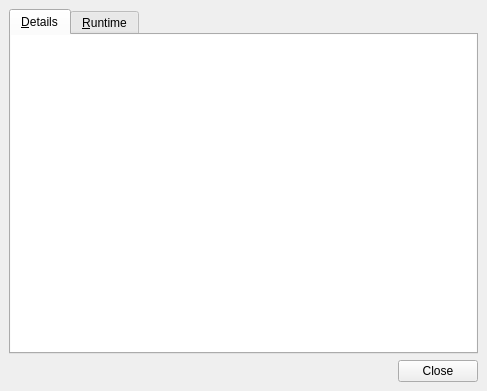
<ui version="4.0" >
 <comment>
 VBox frontends: Qt4 GUI ("VirtualBox"):

     Copyright (C) 2008 Sun Microsystems, Inc.

     This file is part of VirtualBox Open Source Edition (OSE), as
     available from http://www.virtualbox.org. This file is free software;
     you can redistribute it and/or modify it under the terms of the GNU
     General Public License (GPL) as published by the Free Software
     Foundation, in version 2 as it comes in the "COPYING" file of the
     VirtualBox OSE distribution. VirtualBox OSE is distributed in the
     hope that it will be useful, but WITHOUT ANY WARRANTY of any kind.

     Please contact Sun Microsystems, Inc., 4150 Network Circle, Santa
     Clara, CA 95054 USA or visit http://www.sun.com if you need
     additional information or have any questions.
 </comment>
 <class>VBoxVMInformationDlg</class>
 <widget class="QMainWindow" name="VBoxVMInformationDlg" >
  <property name="geometry" >
   <rect>
    <x>0</x>
    <y>0</y>
    <width>487</width>
    <height>391</height>
   </rect>
  </property>
  <property name="windowTitle" >
   <string>VBoxVMInformationDlg</string>
  </property>
  <widget class="QWidget" name="centralwidget" >
   <layout class="QVBoxLayout" >
    <item>
     <widget class="QTabWidget" name="mInfoStack" >
      <property name="currentIndex" >
       <number>0</number>
      </property>
      <widget class="QWidget" name="mPage1" >
       <attribute name="title" >
        <string>&amp;Details</string>
       </attribute>
       <attribute name="icon" >
        <iconset resource="../VirtualBox1.qrc" >:/settings_16px.png</iconset>
       </attribute>
       <layout class="QVBoxLayout" >
        <property name="leftMargin" >
         <number>0</number>
        </property>
        <property name="topMargin" >
         <number>0</number>
        </property>
        <property name="rightMargin" >
         <number>0</number>
        </property>
        <property name="bottomMargin" >
         <number>0</number>
        </property>
        <item>
         <widget class="QRichTextEdit" name="mDetailsText" >
          <property name="frameShape" >
           <enum>QFrame::NoFrame</enum>
          </property>
          <property name="frameShadow" >
           <enum>QFrame::Plain</enum>
          </property>
          <property name="readOnly" >
           <bool>true</bool>
          </property>
         </widget>
        </item>
       </layout>
      </widget>
      <widget class="QWidget" name="mPage2" >
       <attribute name="title" >
        <string>&amp;Runtime</string>
       </attribute>
       <attribute name="icon" >
        <iconset resource="../VirtualBox1.qrc" >:/start_16px.png</iconset>
       </attribute>
       <layout class="QVBoxLayout" >
        <property name="leftMargin" >
         <number>0</number>
        </property>
        <property name="topMargin" >
         <number>0</number>
        </property>
        <property name="rightMargin" >
         <number>0</number>
        </property>
        <property name="bottomMargin" >
         <number>0</number>
        </property>
        <item>
         <widget class="QRichTextEdit" name="mStatisticText" >
          <property name="frameShape" >
           <enum>QFrame::NoFrame</enum>
          </property>
          <property name="frameShadow" >
           <enum>QFrame::Plain</enum>
          </property>
          <property name="readOnly" >
           <bool>true</bool>
          </property>
         </widget>
        </item>
       </layout>
      </widget>
     </widget>
    </item>
    <item>
     <widget class="QIDialogButtonBox" name="mButtonBox" >
      <property name="standardButtons" >
       <set>QDialogButtonBox::Close</set>
      </property>
     </widget>
    </item>
   </layout>
  </widget>
 </widget>
 <customwidgets>
  <customwidget>
   <class>QIDialogButtonBox</class>
   <extends>QDialogButtonBox</extends>
   <header>QIDialogButtonBox.h</header>
  </customwidget>
  <customwidget>
   <class>QRichTextEdit</class>
   <extends>QTextEdit</extends>
   <header>VBoxUtils.h</header>
  </customwidget>
 </customwidgets>
 <resources>
  <include location="../VirtualBox1.qrc" />
 </resources>
 <connections>
  <connection>
   <sender>mButtonBox</sender>
   <signal>rejected()</signal>
   <receiver>VBoxVMInformationDlg</receiver>
   <slot>close()</slot>
   <hints>
    <hint type="sourcelabel" >
     <x>246</x>
     <y>348</y>
    </hint>
    <hint type="destinationlabel" >
     <x>246</x>
     <y>195</y>
    </hint>
   </hints>
  </connection>
 </connections>
</ui>
